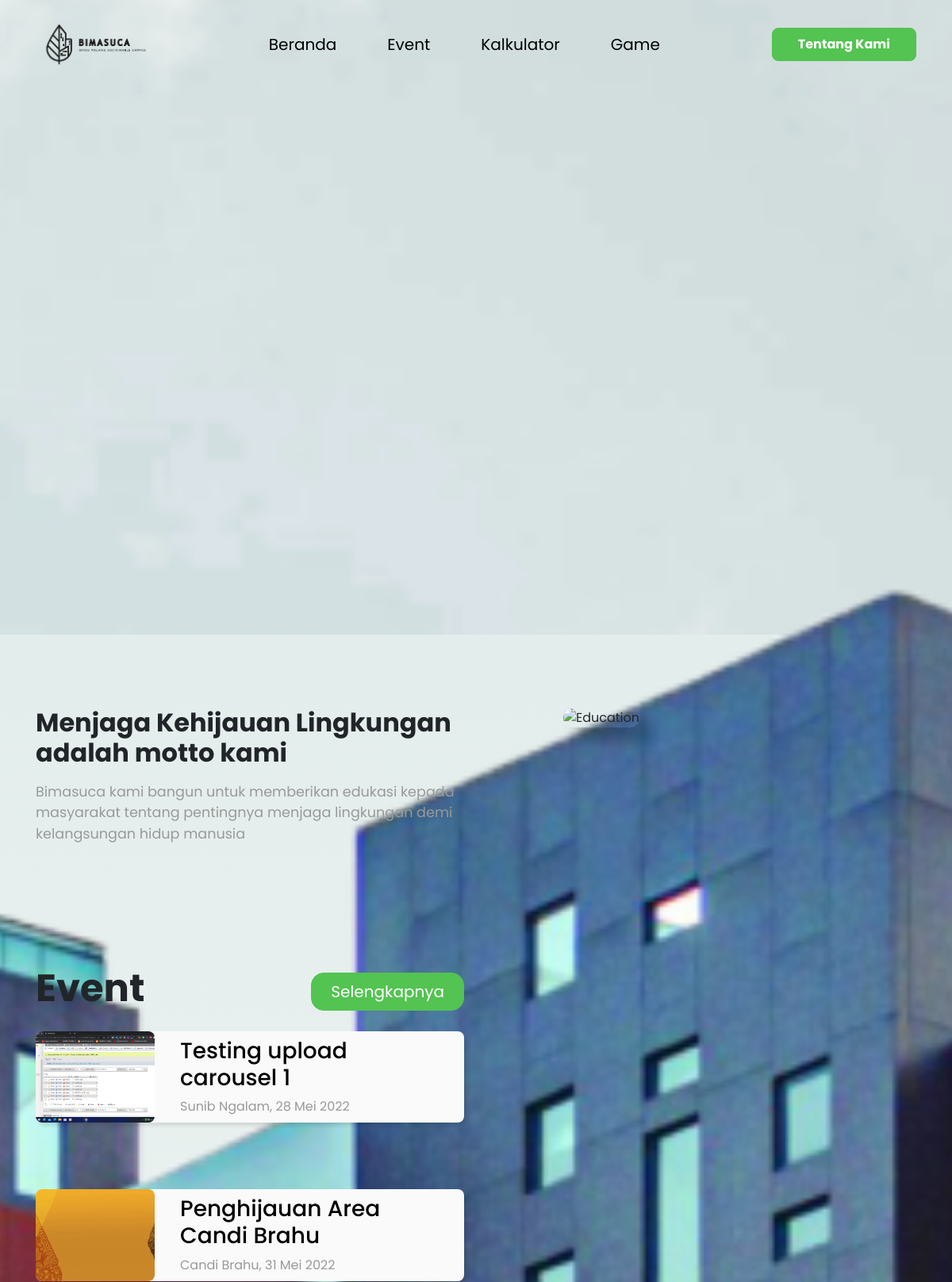
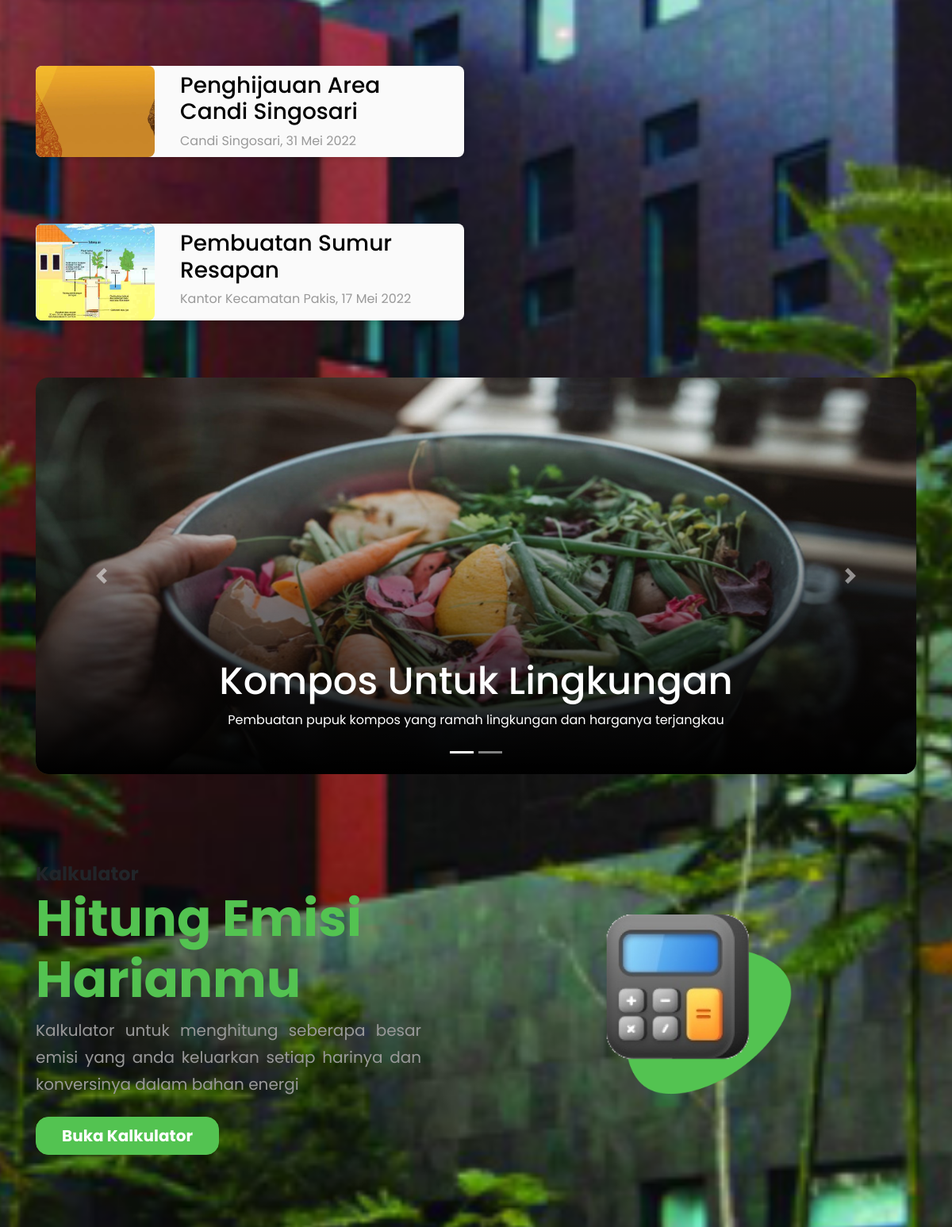
The app's page /view/index.php (upper part) with its own data (2 pictures, top to bottom).
### tables this page shows
CREATE TABLE `event` (
  `id` int(100) NOT NULL,
  `ident` varchar(300) DEFAULT NULL,
  `nama_event` varchar(300) DEFAULT NULL,
  `tempat` varchar(300) DEFAULT NULL,
  `tanggal_post` date DEFAULT NULL,
  `tanggal` date DEFAULT NULL,
  `deskripsi` varchar(300) DEFAULT NULL,
  `gambar_cover` varchar(300) DEFAULT NULL,
  `kategori` int(100) DEFAULT NULL
);

CREATE TABLE `campaign` (
  `id` int(100) NOT NULL,
  `nama_campaign` varchar(300) DEFAULT NULL,
  `tanggal_post` date DEFAULT NULL,
  `deskripsi` varchar(300) DEFAULT NULL,
  `gambar` varchar(300) DEFAULT NULL
);

### view/index.php (the view, shortened to what this page needs)
<?php
    include '../koneksi.php';
?>
<!DOCTYPE html>
<html lang="en">
<head>
    <link rel="stylesheet" href="https://cdn.jsdelivr.net/npm/bootstrap@4.6.1/dist/css/bootstrap.min.css">
    <link rel="stylesheet" href="../assets/css/styleUser.css">
</head>
<body>
    <div class="wrapper">
        <?php
            include 'layout/header.php';
        ?>
        <section class="bg-banner">
            <div class="banner">
            </div>
        </section>
        <div class="background">
            <section class="bg-intro">
                <div class="container">
                    <div class="row">
                        <div class="col-lg-6">
                            <div class="intro-text">
                                <h2>Menjaga Kehijauan Lingkungan adalah motto kami</h2>
                                <p>
                                    Bimasuca kami bangun untuk memberikan edukasi kepada masyarakat tentang pentingnya menjaga lingkungan demi kelangsungan hidup manusia
                                </p>
                            </div>
                        </div>
                        <div class="col-lg-5 offset-lg-1">
                            <img src="../assets/images/intro.jpeg" class="w-100" alt="Education">
                        </div>
                    </div>
                </div>
            </section>
            <section class="bg-event">
                <div class="container">
                    <div class="row">
                        <div class="col-lg-6">
                            <div class="event-title">
                                <h2>Event</h2>
                                <a href="#">Selengkapnya</a>
                            </div>
                            <div class="event-list">
                                <?php
                                    $event = $koneksi->prepare("SELECT * FROM event ORDER BY id DESC LIMIT 4");
                                    $event->execute();
                                    $event_res = $event->get_result();
                                ?>
                                <?php while($event_assoc = $event_res->fetch_assoc()) { ?>
                                    <div class="event-card">
                                        <img src="../assets/upload_images/event/<?= $event_assoc['gambar_cover'];?>" alt="<?= $event_assoc['gambar_cover'];?>">
                                        <a href="detailEvent.php?id=<?= $event_assoc['id'];?>">
                                            <div class="event-card-text">
                                                <h3><?php
                                                    echo $event_assoc['nama_event'];
                                                ?></h3>
                                                <?php
                                                    $date = $event_assoc['tanggal'];
                                                    $month = array('Januari', 'Februari', 'Maret', 'April', 'Mei', 'Juni', 'Juli', 'Agustus', 'September', 'Oktober', 'November', 'Desember');
                                                    $tanggal_hari = (int)date('d', strtotime($date));
                                                    $bulan_hari = $month[((int)date('m', strtotime($date))) - 1];
                                                    $tahun_hari = (int)date('Y', strtotime($date));
                                                ?>
                                                <span><?= $event_assoc['tempat'];?>, <?=$tanggal_hari.' '.$bulan_hari.' '.$tahun_hari ?></span>
                                            </div>
                                        </a>
                                    </div>
                                <?php } ?>
                            </div>
                        </div>
                        <div class="col-lg-5 offset-lg-1">
                            <div class="flex-center">
                                <iframe style="border: none;height: 100vh" src="https://bimasuca.rf.gd/assets/plugin/instagram-feed/feed.php" width="100%"></iframe>
                            </div>
                        </div>
                    </div>
                </div>
            </section>
            <section class="bg-campaign">
                <div class="container">
                    <div class="row">
                        <div class="col-md-12">
                            <div id="carouselExampleCaptions" class="carousel slide" data-ride="carousel">
                                <?php
                                    $campaign = $koneksi->prepare("SELECT * FROM campaign ORDER BY tanggal_post ASC LIMIT 3");
                                    $campaign->execute();
                                    $campaign_res = $campaign->get_result();
                                ?>
                                <ol class="carousel-indicators">
                                    <?php for($a = 0; $a<$campaign_res->num_rows; $a++) {?>
                                        <?php if($a == 0) { ?>
                                            <li data-target="#carouselExampleCaptions" data-slide-to="<?= $a ?>" class="active"></li>
                                        <?php } else { ?>
                                            <li data-target="#carouselExampleCaptions" data-slide-to="<?= $a ?>"></li>
                                        <?php } ?>
                                    <?php } ?>
                                </ol>
                                <div class="carousel-inner">
                                    <?php $cnt = 1; ?>
                                    <?php while($campaign_assoc = $campaign_res->fetch_assoc()) { ?>
                                        <?php if($cnt == 1) { ?>
                                            <div class="carousel-item active">
                                                <img src="../assets/upload_images/campaign/<?= $campaign_assoc['gambar'];?>" class="d-block w-100" alt="<?= $campaign_assoc['gambar'];?>">
                                                <div class="backdrop"></div>
                                                <div class="carousel-caption d-none d-md-block">
                                                    <h5><?= $campaign_assoc['nama_campaign'];?></h5>
                                                    <p><?= $campaign_assoc['deskripsi'];?></p>
                                                </div>
                                            </div>
                                        <?php $cnt += 1; } ?>
                                    <?php } ?>
                                </div>
                                <button class="carousel-control-prev" type="button" data-target="#carouselExampleCaptions" data-slide="prev">
                                    <span class="carousel-control-prev-icon" aria-hidden="true"></span>
                                </button>
                                <button class="carousel-control-next" type="button" data-target="#carouselExampleCaptions" data-slide="next">
                                    <span class="carousel-control-next-icon" aria-hidden="true"></span>
                                </button>
                            </div>
                        </div>
                    </div>
                </div>
            </section>
            <section class="bg-feature">
                <div class="feature">
                    <div class="container">
                        <div class="row first">
                            <div class="col-xl-6 col-md-8">
                                <div class="feature-text">
                                    <span>Kalkulator</span>
                                    <h2>Hitung Emisi Harianmu</h2>
                                    <p style="text-align: justify;">
                                        Kalkulator untuk menghitung seberapa besar emisi yang anda keluarkan setiap harinya dan konversinya dalam bahan energi
                                    </p>
                                    <a href="kalkulator.php"><button>Buka Kalkulator</button></a>
                                </div>
                            </div>
                            <div class="col-xl-4 offset-xl-1 col-md-4">
                                <div class="flex-center">
                                    <img src="../assets/images/kalkulator.png" alt="Kalkulator" class="w-100">
                                </div>
                            </div>
                        </div>
                        <div class="row">
                        </div>
                    </div>
                </div>
            </section>
        </div>
    </div>
</body>
</html>

### records on screen
event: gambar_cover (picture), nama_event "Testing upload carousel 1", tempat "Sunib Ngalam", tanggal "28", tanggal "Mei", tanggal "2022"
event: gambar_cover (picture), nama_event "Penghijauan Area Candi Brahu", tempat "Candi Brahu", tanggal "31", tanggal "Mei", tanggal "2022"
event: gambar_cover (picture), nama_event "Penghijauan Area Candi Singosari", tempat "Candi Singosari", tanggal "31", tanggal "Mei", tanggal "2022"
event: gambar_cover (picture), nama_event "Pembuatan Sumur Resapan", tempat "Kantor Kecamatan Pakis", tanggal "17", tanggal "Mei", tanggal "2022"
campaign: gambar (picture), nama_campaign "Kompos Untuk Lingkungan", deskripsi "Pembuatan pupuk kompos yang ramah lingkungan dan harganya terjangkau"
